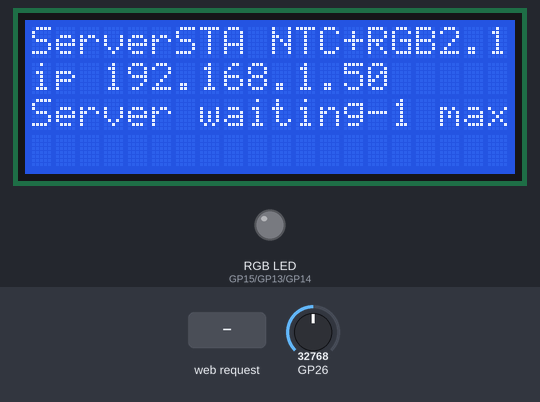
Bench run of a program on a simulated Raspberry Pi Pico running MicroPython. Shown: 20×4 character LCD, an RGB LED mixed from three pins (HIGH = lit). The test bench sets the inputs (shaded band); at power-on: GP26 = 32768 (analog values on the 0–65535 scale). Values from a settings file that is not in the repository are placeholders; what the program prints to the serial console is not drawn.

Above: at 2.8 s.
2.9 s: HTTP request GET /red? received
At 3.3 s:
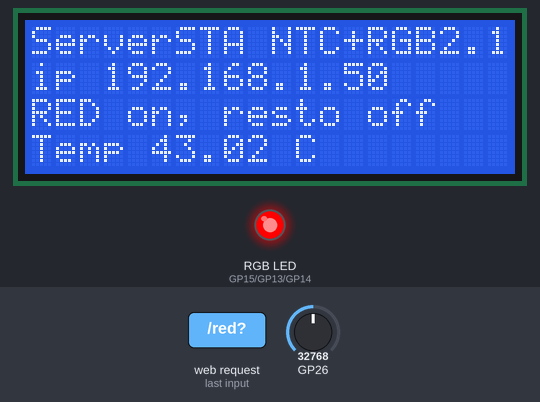
4.4 s: HTTP request GET /green? received
At 5.6 s:
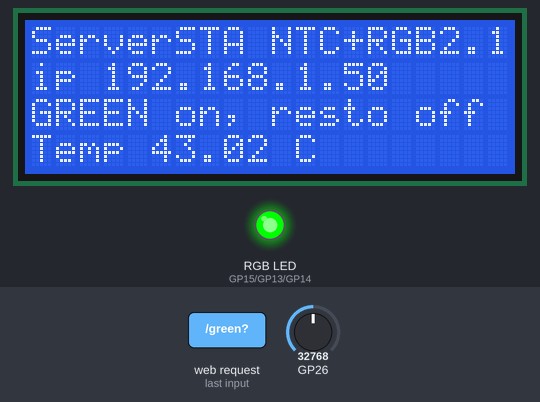
5.9 s: HTTP request GET /blue? received
At 6.8 s:
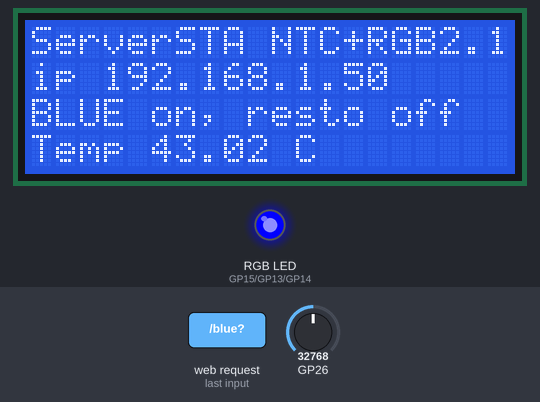
7.4 s: HTTP request GET /off? received
At 7.9 s:
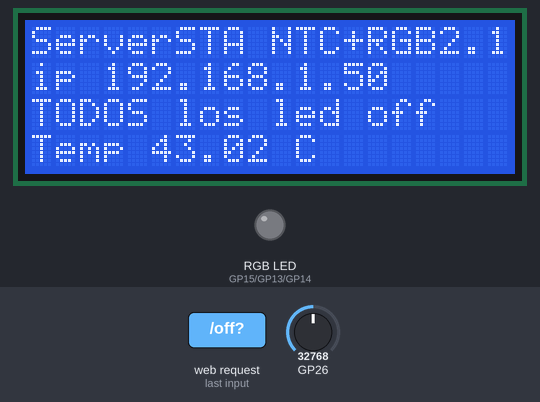
8.9 s: HTTP request GET / received
At 10.2 s:
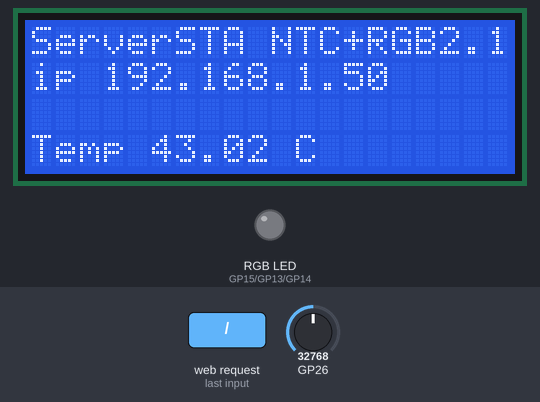
Timing chart, 0 to 11.4 s (numbered marks = the images above; inputs shaded):
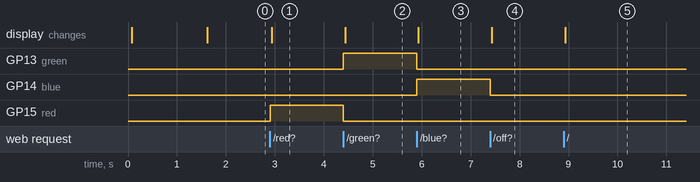

Measured:
- after the input at 2.9 s, GP15 (red): LOW → HIGH at once; the display: changes at once (image 1)
- after the input at 4.4 s, GP13 (green): LOW → HIGH at once; GP15 (red): HIGH → LOW at once; the display: changes at once (image 2)
- after the input at 5.9 s, GP13 (green): HIGH → LOW at once; GP14 (blue): LOW → HIGH at once; the display: changes at once (image 3)
- after the input at 7.4 s, GP14 (blue): HIGH → LOW at once; the display: changes at once (image 4)
- after the input at 8.9 s, the display: changes at once (image 5)

The program:

BMMR_CL21s_webServ_NTC_RGB_2_1.py
```python
# Hardware platform: Pico W
# Author : JC Santamaria
# Date : 2023 - 10 - 31
# Goal : Manejar HW a traves de una pagina web (intranet)
# Learning Target : Wifi -> to serve a web page & control Hardware
# Ref : https://docs.sunfounder.com/projects/kepler-kit/en/latest/iotproject/7.web_page.html
# 1.0 -> 1.1 pasar a catodo comun ejemplo de sunfounder
# -> 2.0 añadir LCD
# -> 2.1 linea en pagina web con estado del led

import machine
import socket
from math import log # para calculos del sensor NTC
from secrets import *
from do_connect import *
from lcd_api import LcdApi
from pico_i2c_lcd import I2cLcd

# Informative block - start
p_ucontroler = "Pico W only"
p_keyOhw = " NTC on ADC0 + RGB 4pin led common catode, r pin15, g pin13, b pin 14 + LCD i2c 20x4"
p_project = "Web Server STA mode - control REGB led & NTC show Temp"
p_version = "2.1"
print(f"Microcontroler: {p_ucontroler} - Key other HW : {p_keyOhw}")
print(f"Program: {p_project} - Version: {p_version}")
# Informative block - end

# 0- Crea objetos HW
# 0.1 - Crea el objeto ADC para el sensor NTC: salida sensor a adc0 = gpio 26
# Los otros 2 pines a +3.3 y 0 volt respectivamente
NTC_ADC = 0 # es el ADC0
Rserie = 4700
ntcR0 = 10000
BETA = 3950
ntcRserie = machine.ADC(NTC_ADC)
FACTOR_CONVERSION = 3.3 / (65535)


# 0.2- Crea el objeto rgb led y como es catodo comun lo pone a (-)
red=machine.Pin(15,machine.Pin.OUT)
red.off()
green=machine.Pin(13,machine.Pin.OUT)
green.off()
blue=machine.Pin(14,machine.Pin.OUT)
blue.off()

# 0.3-Crea objeto LCD i2c
# Mejor usa las configuraciones por defecto
# I2C0  I2C(0, scl=Pin(5), sda=Pin(4), freq=400_000)
# I2C1  I2C(1, scl=Pin(7), sda=Pin(6), freq=400_000)
i2c = machine.I2C(0, scl=machine.Pin(5), sda=machine.Pin(4), freq=400_000)

# I2C debug block - if all ok comment all lines of block
# i2cDevices = i2c.scan() # this returns a list of devices
# device_count = len(i2cDevices)
# if device_count == 0:
#     print('No i2c devices found.')
#     machine.reset()
# else:
#     print(device_count, 'devices found.')
#     print("I2C Configuration: "+str(i2c))                   # Display I2C config
#     for i2cdevice in i2cDevices:
#         print('I2C address:', i2cdevice, ", Hex address: ", hex(i2cdevice))
# I2C debug block - if all ok comment all lines of block

lcd = I2cLcd(i2c, 0x3E, 4, 20)

# Start function definition -----------------
# las funciones necestan que los objetos como LED RGB o LCD esten creados.
# F.1 -
def temperature(comentar = False):
    """ Output: temperature float
        Parameter : optional, if comentar = True, it shows debug messages
    """
    voltRserie = ntcRserie.read_u16() * FACTOR_CONVERSION
    ntcResNow = (3.3 - voltRserie) / voltRserie * Rserie
    TempSensor = 1 /(log(ntcResNow/ntcR0)/ BETA + 1/(25+273.15)) -273.15
    # Primero leemos voltaje de punto intermedio de 2 resitencias NTC y R0
    # Segundo hallamos resistencia de NTC
    # Tercero con el valor de resistencia NTC -> temperatura

    if comentar :
        print(f"Voltios leidos en sensor NTC (r47K) = {voltRserie:.3f} voltios")
        print(f"Resistencia NTC leida = {ntcResNow:.3f} ohmios")
        print(f"Temperatura leida en NTC = {TempSensor:.2f} grados ºC")

    return TempSensor

# F.2 -
def CreaWebpage2(TempValue, ledStateString):
    """ Output: web page in html languaje, string
        Parameter : mandatory, Temperature value to include in web page
    """
    html = f"""
            <!DOCTYPE html>
            <html>
            <body>
            <h1>Control de Ledx3 y visualiza temperatura-CMM Benito Martin Makers</h1>
            <p>Presiona uno de los 4 botones para cambiar el color del led</p>
            <form action="./red">
            <input type="submit" value="red " />
            </form>
            <form action="./green">
            <input type="submit" value="green" />
            </form>
            <form action="./blue">
            <input type="submit" value="blue" />
            </form>
            <form action="./off">
            <input type="submit" value="off" />
            </form>
            <p>Temperatura es de {TempValue} grados Celsius</p>
            <p>Estado del led RGB: {ledStateString} </p>
            </body>
            </html>
            """
    return html

# F.3 -
def open_socket(ip):
    """ Handling all TCP/IP server initial actions
        Output: Server socket after .listen(..)
        Parameter : ip address of Pico W to be the server´s IP
    """
    address = (ip, 80) # prepara la tupla de direccion TCP/IP (ip, port)
    # la implementacion de upython en pico permite uso de tupla directamente en bind
    SerSocket = socket.socket() # Server socket
    # default TCP/IP socket = socket.socket(af=AF_INET, type=SOCK_STREAM)¶
    SerSocket.bind(address)
    SerSocket.listen(1)
    print(SerSocket)
    return(SerSocket)

# F.4 -
def serve(Ssocket):
    """ Server logic in endless loop.
        Parameter : Server socket after .listen(..)
    """
    while True:
        ClientSocket = Ssocket.accept()[0]
        ClientAnswerBin = ClientSocket.recv(1024)
        ClientSocket.send('HTTP/1.0 200 OK\r\nContent-type: text/html\r\n\r\n') #respuesta HTTP
        # Nota avanzada: si no se envia el '200 ok' las paginas web se muestran con desfase
        # en algun navegador
        ClientAnswer = str(ClientAnswerBin)
        print(ClientAnswer) # trace
        try:
            ClientAnswerLedOrder = ClientAnswer.split()[1]
            print(ClientAnswerLedOrder)
            lcd.move_to(0,2)
            if ClientAnswerLedOrder == '/off?':
                red.low()
                green.low()
                blue.low()
                LedState = "TODOS los led off   "
            elif ClientAnswerLedOrder == '/red?':
                red.high()
                green.low()
                blue.low()
                LedState = "RED on, resto off   "
            elif ClientAnswerLedOrder == '/green?':
                red.low()
                green.high()
                blue.low()
                LedState = "GREEN on, resto off "
            elif ClientAnswerLedOrder == '/blue?':
                red.low()
                green.low()
                blue.high()
                LedState = "BLUE on, resto off  "
            elif ClientAnswerLedOrder == '/': # 1st connection
                red.low()
                green.low()
                blue.low()
                LedState = "                    "

            lcd.putstr(LedState)
            Tvalue='%.2f'%temperature()
            lcd.move_to(0,3)
            lcd.putstr(f"Temp " + Tvalue +" C")
            html=CreaWebpage2(Tvalue, LedState)
            ClientSocket.send(html)
            ClientSocket.close()

        except IndexError:
            print("Index Error in Answer from client")

# END functions definition -----------------
# 1- (Programa principal) - Presentacion en LCD
lcd.clear()
lcd.move_to(0,0)
lcd.putstr("ServerSTA NTC+RGB"+p_version)

# 2- Bucle principal
try:
    # 2.1- Intenta conexion
    ip=do_connect()
    # conexion STA OK, mostramos mensaje
    lcd.move_to(0,1)
    lcd.putstr(f"ip {ip}")
    print(ip)
    if ip is not None:
        # 2.2- Si conex exitoosa con IP, crea socket Server
        ServerSocket=open_socket(ip)
        lcd.move_to(0,2)
        lcd.putstr("Server waiting-1 max")
        # 2.3- Bucle de servidor WEB
        serve(ServerSocket)
except KeyboardInterrupt:
    # ERROR - si CTRL+C se presiona
    lcd.clear()
    machine.reset()
```
